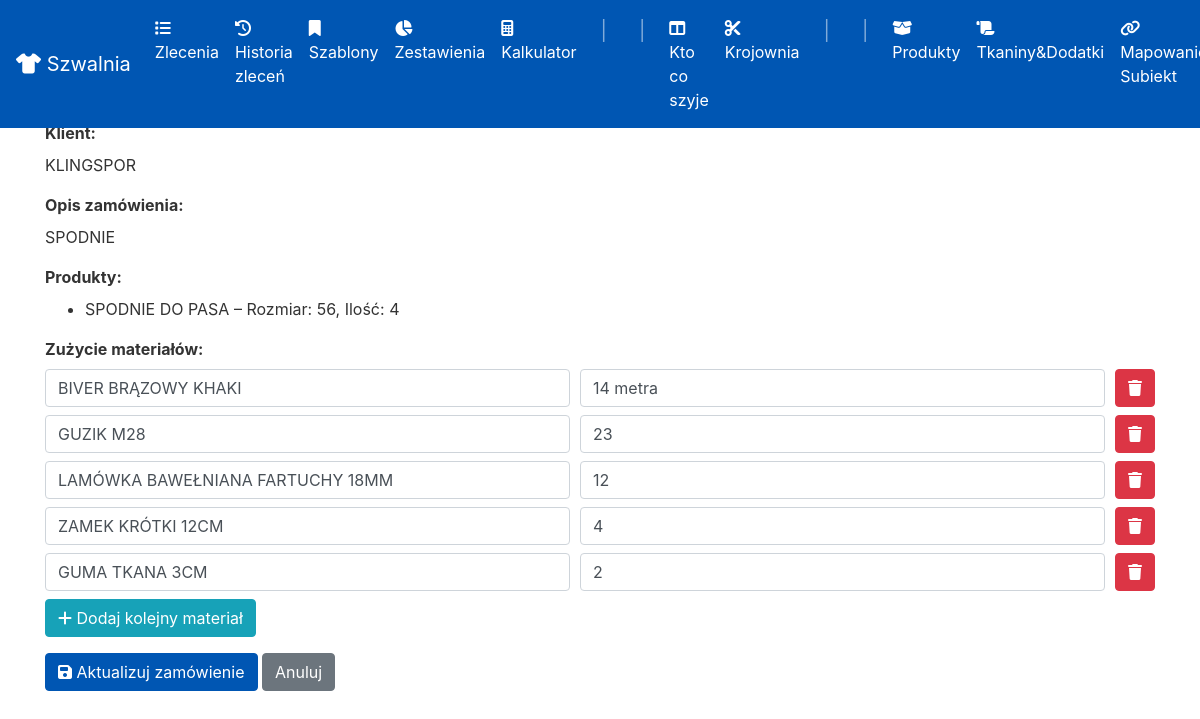
The app's page /orders/2/material_usage with its own data.
### app/models.py (models this page shows, shortened)
class Client(db.Model):
    id = db.Column(db.Integer, primary_key=True)
    name = db.Column(db.String(100), nullable=False, unique=True)
    orders = db.relationship('Order', backref='client', lazy=True)

class Order(db.Model):
    id = db.Column(db.Integer, primary_key=True)
    order_code = db.Column(db.String(50), nullable=True)
    client_id = db.Column(db.Integer, db.ForeignKey('client.id'), nullable=False)
    description = db.Column(db.Text, nullable=False)
    login_info = db.Column(db.Text, nullable=True)
    deadline = db.Column(db.Date, nullable=False)
    status = db.Column(db.String(50), nullable=False, default='NOWE')
    zlecajacy = db.Column(db.String(50), nullable=False)
    created_at = db.Column(db.DateTime, default=datetime.utcnow)
    fabrics = db.relationship('OrderFabric', backref='order', cascade="all, delete-orphan")
    assigned_team = db.Column(db.String(50), nullable=True)
    cutting_table = db.Column(db.String(50), nullable=True)
    team1_completed = db.Column(db.Boolean, default=False, nullable=False)
    team2_completed = db.Column(db.Boolean, default=False, nullable=False)
    cutting_started_at = db.Column(db.DateTime, nullable=True)
    cutting_finished_at = db.Column(db.DateTime, nullable=True)
    sewing_started_at = db.Column(db.DateTime, nullable=True)
    sewing_finished_at = db.Column(db.DateTime, nullable=True)
    order_items = db.relationship('OrderItem', backref='order', lazy=True, cascade="all, delete-orphan")
    attachments = db.relationship('Attachment', backref='order', lazy=True, cascade="all, delete-orphan")
    materials_used = db.relationship('MaterialUsage', backref='order', cascade="all, delete-orphan")

class OrderItem(db.Model):
    id = db.Column(db.Integer, primary_key=True)
    order_id = db.Column(db.Integer, db.ForeignKey('order.id'), nullable=False)
    product_id = db.Column(db.Integer, db.ForeignKey('product.id'), nullable=False)
    size = db.Column(db.String(50), nullable=False)
    quantity = db.Column(db.Integer, nullable=False)

class Product(db.Model):
    id = db.Column(db.Integer, primary_key=True)
    name = db.Column(db.String(100), nullable=False, unique=True)
    description = db.Column(db.Text, nullable=True)
    production_price = db.Column(db.Float, nullable=False, default=0.0)
    image_file = db.Column(db.String(100), nullable=True)
    category_id = db.Column(db.Integer, db.ForeignKey('product_category.id'), nullable=True)
    category = db.relationship('ProductCategory', backref='products')
    fabrics_needed = db.relationship('ProductFabric', backref='product', lazy=True, cascade="all, delete-orphan")
    materials_needed = db.relationship('ProductMaterial', backref='product', lazy=True, cascade="all, delete-orphan")
    order_items = db.relationship('OrderItem', backref='product')

class MaterialUsage(db.Model):
    id = db.Column(db.Integer, primary_key=True)
    order_id = db.Column(db.Integer, db.ForeignKey('order.id'), nullable=False)
    material_name = db.Column(db.String(100), nullable=False)
    quantity = db.Column(db.String(50), nullable=False)

### app/routes.py (the view, shortened to what this page needs)
@app.route('/orders/<int:order_id>/material_usage', methods=['GET', 'POST'])
def edit_material_usage(order_id):
    order = Order.query.get_or_404(order_id)
    materials_to_display = []
    if order.materials_used:
        materials_to_display = order.materials_used
    else:
        planned_summary = calculate_material_summary(order)
        materials_to_display = [{'material_name': item['name'], 'quantity': item['quantity']} for item in planned_summary]
    defined_materials = [m[0] for m in db.session.query(Material.name).distinct().all()]
    fabric_names = [f.name for f in Fabric.query.all()]
    usage_materials = [m[0] for m in db.session.query(MaterialUsage.material_name).distinct().all()]
    all_possible_materials = sorted(list(set(defined_materials + fabric_names + usage_materials)))
    return render_template('edit_material_usage.html', order=order, materials=materials_to_display, existing_materials=all_possible_materials)

### app/routes.py (called while the page is built)
@app.context_processor
def inject_in_progress_orders():
    all_in_progress = Order.query.filter_by(status='W REALIZACJI').order_by(Order.deadline).all()
    krojownia_orders = []
    szwalnia_orders = []
    for order in all_in_progress:
        order.total_quantity = sum(item.quantity for item in order.order_items)
        if order.cutting_table == 'skrojone' and order.assigned_team is not None:
            szwalnia_orders.append(order)
        elif order.cutting_table is not None and order.cutting_table != 'skrojone':
            krojownia_orders.append(order)
    return dict(krojownia_in_progress=krojownia_orders, szwalnia_in_progress=szwalnia_orders)

### app/templates/edit_material_usage.html (shortened to what this page needs)
{% extends "base.html" %}
{% block content %}
<h2> Edycja zużycia materiałów – {{ order.order_code }}</h2>
<form method="POST">
    <div class="form-group">
        <label><strong>Klient:</strong></label>
        <p>{{ order.client.name }}</p>
    </div>
    <div class="form-group">
        <label><strong>Opis zamówienia:</strong></label>
        <p>{{ order.description }}</p>
    </div>
    <div class="form-group">
        <label><strong>Produkty:</strong></label>
        <ul>
            {% for item in order.order_items %}
                <li>{{ item.product.name }} – Rozmiar: {{ item.size }}, Ilość: {{ item.quantity }}</li>
            {% endfor %}
        </ul>
    </div>
    <label><strong>Zużycie materiałów:</strong></label>
    <div id="materials">
        {% for m in materials %}
        <div class="form-row mb-2">
            <div class="col">
                <input type="text" name="material_name[]" class="form-control material-name" placeholder="Rodzaj" value="{{ m.material_name }}" list="materials-datalist" required>
            </div>
            <div class="col">
                <input type="text" name="quantity[]" class="form-control" placeholder="Ilość" value="{{ m.quantity }}" required>
            </div>
            <div class="col-auto">
                <button type="button" class="btn btn-danger remove-material"><i class="fas fa-trash"></i></button>
            </div>
        </div>
        {% endfor %}
    </div>
    <button type="button" id="addMaterial" class="btn btn-info mb-3"><i class="fas fa-plus"></i> Dodaj kolejny materiał</button><br>
    <button type="submit" class="btn btn-primary"><i class="fas fa-save"></i> Aktualizuj zamówienie</button>
    <a href="{{ url_for('orders_list') }}" class="btn btn-secondary">Anuluj</a>
</form>
{% endblock %}

### records on screen
Client: client.name "KLINGSPOR"
Order: description "SPODNIE"
OrderItem: product.name "SPODNIE DO PASA", size "56", quantity "4"
MaterialUsage: material_name "BIVER BRĄZOWY KHAKI", quantity "14 metra"
MaterialUsage: material_name "GUZIK M28", quantity "23"
MaterialUsage: material_name "LAMÓWKA BAWEŁNIANA FARTUCHY 18MM", quantity "12"
MaterialUsage: material_name "ZAMEK KRÓTKI 12CM", quantity "4"
MaterialUsage: material_name "GUMA TKANA 3CM", quantity "2"
